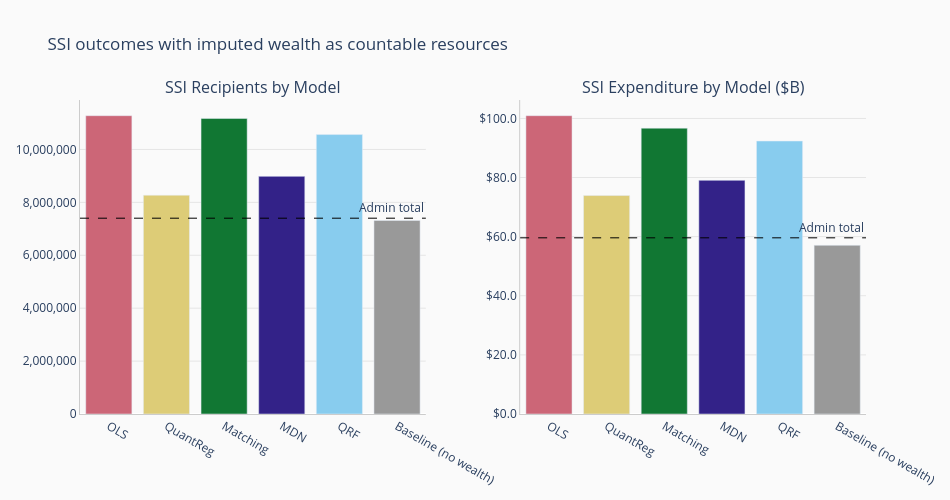

Here is the notebook cell this chart was saved with:
### Markdown cell above
## SSI Policy Analysis: Impact of Imputed Wealth

With imputed net worth from each model, we can now test how the SSI
resource test changes outcomes. By default, PolicyEngine's
microsimulation assigns the resource test probabilistically (using a
40% pass rate parameter), because the CPS lacks wealth data. Imputation 
enables moving away from this, more accurately capturing which 
eligible persons would actually pass teh resource test based on 
their imputed net worth. We override the 40% random pass rate with a 
Reform that applies the actual resource-limit logic using our 5 different 
imputed net worth distributions.

Each model's household-level net worth is mapped to the person-level
`ssi_countable_resources` variable (assigned to household heads; the
`marital_unit.sum` in `meets_ssi_resource_test` handles joint claims).
Households with imputed net worth above the $2,000 individual /
$3,000 couple threshold will fail the resource test and lose SSI
eligibility. The magnitude of this effect depends on the wealth
distribution each imputation model produces.

### Code cell
# --- SSI with imputed wealth as countable resources ---

from policyengine_us import Microsimulation
from policyengine_us.model_api import Variable, YEAR, USD, where
from policyengine_us.entities import Person
from policyengine_core.reforms import Reform
from policyengine_us_data import EnhancedCPS_2024

person_hh_ids = cps["person_household_id"]
is_head = cps["is_household_head"].astype(bool)
hh_ids = cps_data["household_id"].values


def make_ssi_resource_reform(resources_array):
    """Reform that injects imputed resources and bypasses the
    microsimulation probabilistic shortcut in meets_ssi_resource_test
    so that actual resource-limit logic is used instead."""
    arr = resources_array.copy()

    class ssi_countable_resources(Variable):
        value_type = float
        entity = Person
        label = "SSI countable resources"
        unit = USD
        definition_period = YEAR

        def formula(person, period, parameters):
            return arr

    class meets_ssi_resource_test(Variable):
        value_type = bool
        entity = Person
        label = "Meets SSI resource test"
        unit = USD
        definition_period = YEAR

        def formula(person, period, parameters):
            p = parameters(period).gov.ssa.ssi
            joint_claim = person("ssi_claim_is_joint", period)
            personal_resources = person(
                "ssi_countable_resources", period
            )
            countable_resources = where(
                joint_claim,
                person.marital_unit.sum(personal_resources),
                personal_resources,
            )
            resource_limit = where(
                joint_claim,
                p.eligibility.resources.limit.couple,
                p.eligibility.resources.limit.individual,
            )
            return countable_resources <= resource_limit

    class reform(Reform):
        def apply(self):
            self.update_variable(ssi_countable_resources)
            self.update_variable(meets_ssi_resource_test)

    return reform


ssi_results = {}

for model_name, imputations in model_results.items():
    # Map household-level imputed net worth to person-level
    person_df = pd.DataFrame({"household_id": person_hh_ids})
    hh_df = pd.DataFrame({
        "household_id": hh_ids,
        "networth": imputations["networth"].values.flatten(),
    })
    merged = person_df.merge(hh_df, on="household_id", how="left")
    person_networth = merged["networth"].fillna(0).values

    # Assign to household heads only (non-heads get 0);
    # meets_ssi_resource_test uses marital_unit.sum for joint
    # claims, so the head's value propagates correctly.
    person_resources = np.where(
        is_head, np.maximum(person_networth, 0), 0.0
    ).astype(np.float32)

    # Create simulation with reform that uses actual resource logic
    sim = Microsimulation(
        dataset=EnhancedCPS_2024,
        reform=make_ssi_resource_reform(person_resources),
    )
    ssi = sim.calculate("ssi", period=2024)

    total_exp = float(ssi.sum())
    total_recip = float((ssi > 0).astype(float).sum())
    avg_mo = total_exp / total_recip / 12 if total_recip > 0 else 0

    ssi_results[model_name] = {
        "recipients": total_recip,
        "expenditure": total_exp,
        "avg_monthly": avg_mo,
    }

# Add baseline (no wealth data) for comparison
ssi_results["Baseline (no wealth)"] = {
    "recipients": total_recipients,
    "expenditure": total_expenditure,
    "avg_monthly": avg_monthly_benefit,
}

# --- Comparison table ---
print("=" * 80)
print("SSI OUTCOMES BY IMPUTATION MODEL")
print("(Imputed net worth used as ssi_countable_resources)")
print("=" * 80)
print(
    f"{'Model':<25} {'Recipients':>12} {'Expend ($B)':>12} "
    f"{'Avg Mo ($)':>11} {'Recip %':>9}"
)
print("-" * 80)
for model, r in ssi_results.items():
    print(
        f"{model:<25} "
        f"{r['recipients']:>12,.0f} "
        f"{r['expenditure'] / 1e9:>12.2f} "
        f"{r['avg_monthly']:>11,.0f} "
        f"{r['recipients'] / admin_recipients:>8.1%}"
    )
print("-" * 80)
print(
    f"{'Admin total':<25} "
    f"{admin_recipients:>12,} "
    f"{admin_expenditure / 1e9:>12.1f} "
    f"{admin_avg_monthly:>11,} "
    f"{'100.0%':>9}"
)

# --- Visualization ---
model_colors = [
    "#CC6677",  # OLS
    "#DDCC77",  # QuantReg
    "#117733",  # Matching
    "#332288",  # MDN
    "#88CCEE",  # QRF
    "#999999",  # Baseline
]

models = list(ssi_results.keys())
recipients = [r["recipients"] for r in ssi_results.values()]
expenditures = [r["expenditure"] / 1e9 for r in ssi_results.values()]

fig = make_subplots(
    rows=1, cols=2,
    subplot_titles=[
        "SSI Recipients by Model",
        "SSI Expenditure by Model ($B)",
    ],
    horizontal_spacing=0.12,
)

fig.add_trace(
    go.Bar(
        x=models, y=recipients,
        marker_color=model_colors[:len(models)],
        showlegend=False,
    ),
    row=1, col=1,
)
fig.add_hline(
    y=admin_recipients, line_dash="dash",
    line_color="black", line_width=1,
    annotation_text="Admin total",
    annotation_position="top right",
    row=1, col=1,
)

fig.add_trace(
    go.Bar(
        x=models, y=expenditures,
        marker_color=model_colors[:len(models)],
        showlegend=False,
    ),
    row=1, col=2,
)
fig.add_hline(
    y=admin_expenditure / 1e9, line_dash="dash",
    line_color="black", line_width=1,
    annotation_text="Admin total",
    annotation_position="top right",
    row=1, col=2,
)

fig.update_layout(
    title="SSI outcomes with imputed wealth as countable resources",
    width=PLOT_CONFIG["width"] + 200,
    height=PLOT_CONFIG["height"] - 100,
    paper_bgcolor=PLOT_CONFIG["paper_bgcolor"],
    plot_bgcolor=PLOT_CONFIG["plot_bgcolor"],
)
fig.update_xaxes(
    showgrid=PLOT_CONFIG["showgrid_x"],
    showline=PLOT_CONFIG["showline"],
    linecolor=PLOT_CONFIG["linecolor"],
)
fig.update_yaxes(
    showgrid=PLOT_CONFIG["showgrid_y"],
    gridcolor=PLOT_CONFIG["gridcolor"],
    gridwidth=PLOT_CONFIG["gridwidth"],
    showline=PLOT_CONFIG["showline"],
    linecolor=PLOT_CONFIG["linecolor"],
)
fig.update_yaxes(tickformat=",.0f", row=1, col=1)
fig.update_yaxes(tickprefix="$", tickformat=".1f", row=1, col=2)

fig.show()

### Figure 1 — Plotly figure (JSON) as saved in the notebook; plotly's stock layout.template omitted (floating-point values rounded to 4 significant figures)
{"data": [{"marker": {"color": ["#CC6677", "#DDCC77", "#117733", "#332288", "#88CCEE", "#999999"]}, "showlegend": false, "type": "bar", "x": ["OLS", "QuantReg", "Matching", "MDN", "QRF", "Baseline (no wealth)"], "xaxis": "x", "y": [11270000.0, 8271000.0, 11170000.0, 8981000.0, 10560000.0, 7313000.0], "yaxis": "y"}, {"marker": {"color": ["#CC6677", "#DDCC77", "#117733", "#332288", "#88CCEE", "#999999"]}, "showlegend": false, "type": "bar", "x": ["OLS", "QuantReg", "Matching", "MDN", "QRF", "Baseline (no wealth)"], "xaxis": "x2", "y": [100.9, 73.9, 96.69, 79.04, 92.34, 57.06], "yaxis": "y2"}], "layout": {"annotations": [{"font": {"size": 16}, "showarrow": false, "text": "SSI Recipients by Model", "x": 0.22, "xanchor": "center", "xref": "paper", "y": 1, "yanchor": "bottom", "yref": "paper"}, {"font": {"size": 16}, "showarrow": false, "text": "SSI Expenditure by Model ($B)", "x": 0.78, "xanchor": "center", "xref": "paper", "y": 1, "yanchor": "bottom", "yref": "paper"}, {"showarrow": false, "text": "Admin total", "x": 1, "xanchor": "right", "xref": "x domain", "y": 7400000, "yanchor": "bottom", "yref": "y"}, {"showarrow": false, "text": "Admin total", "x": 1, "xanchor": "right", "xref": "x2 domain", "y": 59.6, "yanchor": "bottom", "yref": "y2"}], "height": 500, "paper_bgcolor": "#FAFAFA", "plot_bgcolor": "#FAFAFA", "shapes": [{"line": {"color": "black", "dash": "dash", "width": 1}, "type": "line", "x0": 0, "x1": 1, "xref": "x domain", "y0": 7400000, "y1": 7400000, "yref": "y"}, {"line": {"color": "black", "dash": "dash", "width": 1}, "type": "line", "x0": 0, "x1": 1, "xref": "x2 domain", "y0": 59.6, "y1": 59.6, "yref": "y2"}], "title": {"text": "SSI outcomes with imputed wealth as countable resources"}, "width": 950, "xaxis": {"anchor": "y", "domain": [0, 0.44], "linecolor": "#CCCCCC", "showgrid": false, "showline": true}, "xaxis2": {"anchor": "y2", "domain": [0.56, 1], "linecolor": "#CCCCCC", "showgrid": false, "showline": true}, "yaxis": {"anchor": "x", "domain": [0, 1], "gridcolor": "#E5E5E5", "gridwidth": 1, "linecolor": "#CCCCCC", "showgrid": true, "showline": true, "tickformat": ",.0f"}, "yaxis2": {"anchor": "x2", "domain": [0, 1], "gridcolor": "#E5E5E5", "gridwidth": 1, "linecolor": "#CCCCCC", "showgrid": true, "showline": true, "tickformat": ".1f", "tickprefix": "$"}}}
